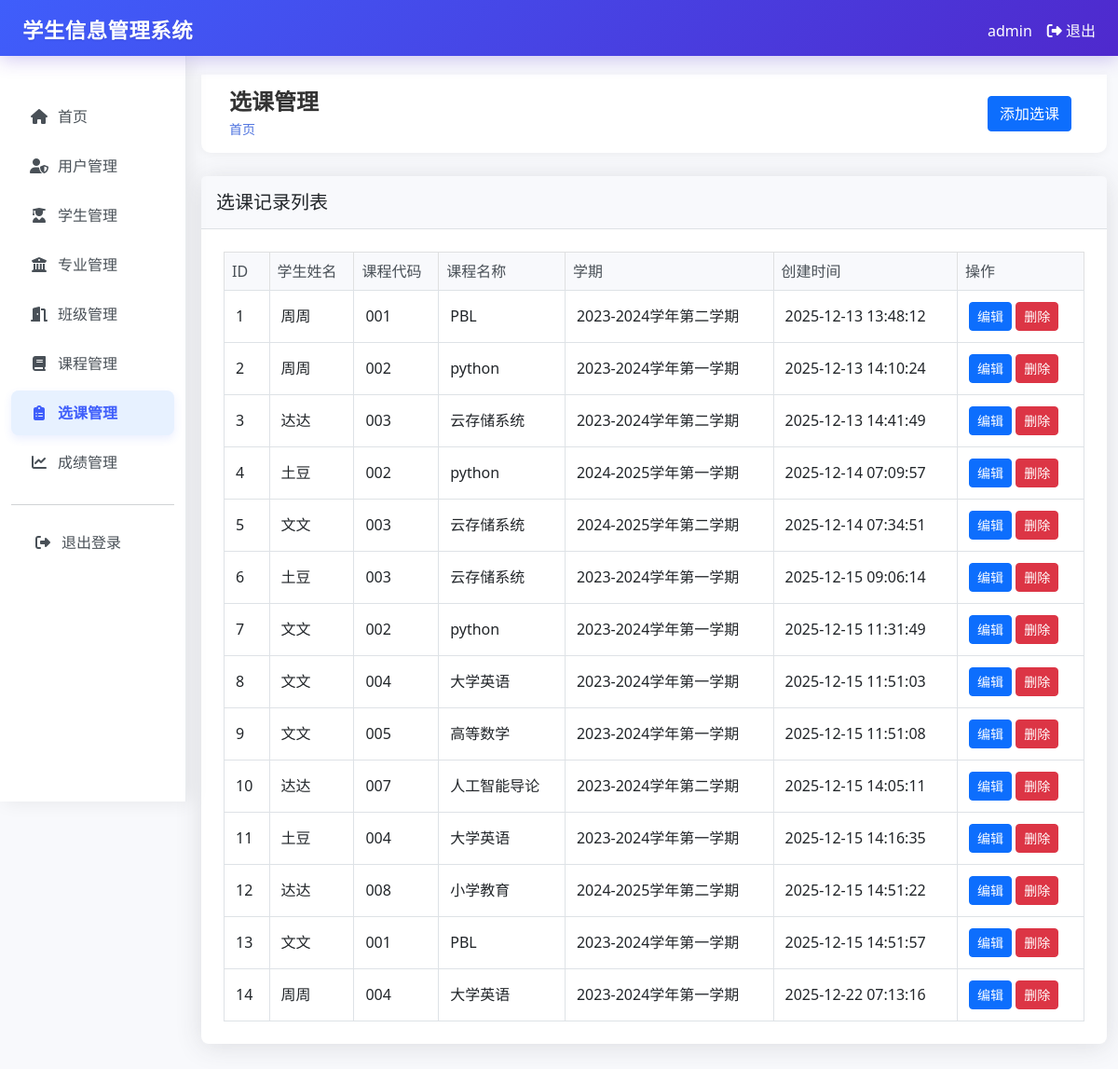
The page /enrollments (signed in) on the database its author committed.
### tables this page shows
CREATE TABLE enrollments (
        id INTEGER PRIMARY KEY AUTOINCREMENT,
        student_id INTEGER,
        course_id INTEGER,
        grade REAL,
        semester TEXT,
        created_at TIMESTAMP DEFAULT CURRENT_TIMESTAMP,
        FOREIGN KEY (student_id) REFERENCES students (id),
        FOREIGN KEY (course_id) REFERENCES courses (id)
    );

CREATE TABLE students (
        id INTEGER PRIMARY KEY AUTOINCREMENT,
        student_id TEXT UNIQUE NOT NULL,
        name TEXT NOT NULL,
        gender TEXT NOT NULL,
        birth_date TEXT,
        address TEXT,
        phone TEXT,
        email TEXT,
        major_id INTEGER,
        class_id INTEGER,
        enrollment_date TEXT,
        created_by INTEGER,
        created_at TIMESTAMP DEFAULT CURRENT_TIMESTAMP, avatar TEXT,
        FOREIGN KEY (major_id) REFERENCES majors (id),
        FOREIGN KEY (class_id) REFERENCES classes (id),
        FOREIGN KEY (created_by) REFERENCES users (id)
    );

CREATE TABLE courses (id INTEGER PRIMARY KEY AUTOINCREMENT, code TEXT UNIQUE NOT NULL, name TEXT NOT NULL, teacher TEXT, description TEXT, credits INTEGER, created_at TIMESTAMP DEFAULT CURRENT_TIMESTAMP, major_id INTEGER, class_time TEXT, location TEXT, max_students INTEGER DEFAULT 50);

### app.py (the view, shortened to what this page needs)
@app.route("/enrollments")
@login_required
def enrollments():
    conn = get_db_connection()
    if session.get("role") == "admin":
        enrollments = conn.execute("""
            SELECT e.*, s.name as student_name, s.student_id, c.name as course_name, c.code
            FROM enrollments e
            JOIN students s ON e.student_id = s.id
            JOIN courses c ON e.course_id = c.id
            ORDER BY e.id ASC
        """).fetchall()
    conn.close()
    return render_template("enrollments/index.html", enrollments=enrollments)

### app.py (called while the page is built)
def login_required(f):
    @wraps(f)
    def decorated_function(*args, **kwargs):
        if "user_id" not in session:
            return redirect(url_for("login"))
        return f(*args, **kwargs)
    return decorated_function

def get_db_connection():
    conn = sqlite3.connect("student_management.db")
    conn.row_factory = sqlite3.Row
    return conn

### templates/enrollments/index.html (shortened to what this page needs)
{% extends "base.html" %}
{% block header %}选课管理{% endblock %}
{% block actions %}
<a href="{{ url_for('create_enrollment') }}" class="btn btn-primary">添加选课</a>
{% endblock %}
{% block content %}
<div class="card">
    <div class="card-header">
        <h5 class="card-title mb-0">选课记录列表</h5>
    </div>
    <div class="card-body">
        <div class="table-responsive">
            <table class="table table-bordered table-hover">
                <thead class="table-light">
                    <tr>
                        <th>ID</th>
                        <th>学生姓名</th>
                        <th>课程代码</th>
                        <th>课程名称</th>
                        <th>学期</th>
                        <th>创建时间</th>
                        <th>操作</th>
                    </tr>
                </thead>
                <tbody>
                    {% for enrollment in enrollments %}
                    <tr>
                        <td>{{ loop.index }}</td>
                        <td>{{ enrollment.student_name }}</td>
                        <td>{{ enrollment.code }}</td>
                        <td>{{ enrollment.course_name }}</td>
                        <td>
                            {% if enrollment.semester == "2024-2025-1" %}2024-2025学年第一学期
                            {% elif enrollment.semester == "2024-2025-2" %}2024-2025学年第二学期
                            {% elif enrollment.semester == "2023-2024-1" %}2023-2024学年第一学期
                            {% elif enrollment.semester == "2023-2024-2" %}2023-2024学年第二学期
                            {% else %}{{ enrollment.semester }}
                            {% endif %}
                        </td>
                        <td>{{ enrollment.created_at }}</td>
                        <td>
                            <a href="{{ url_for('edit_enrollment', enrollment_id=enrollment.id) }}" class="btn btn-sm btn-primary">编辑</a>
                            <form action="{{ url_for('delete_enrollment', enrollment_id=enrollment.id) }}" method="post" style="display: inline;" onsubmit="return confirm('确定要删除此选课记录吗？');">
                                <button type="submit" class="btn btn-sm btn-danger">删除</button>
                            </form>
                        </td>
                    </tr>
                    {% endfor %}
                </tbody>
            </table>
        </div>
    </div>
</div>
{% endblock %}

### templates/base.html (style rules this page uses)
.card { margin-bottom: 20px; }
body { font-family: 'Segoe UI', Tahoma, Geneva, Verdana, sans-serif; background-color: #f8f9fc; color: #495057; }
.card { border: none; border-radius: 0.5rem; box-shadow: 0 0.15rem 1.75rem 0 rgba(58, 59, 69, 0.15); }
.card-header { background-color: #f8f9fc; border-bottom: 1px solid #dee2e6; padding: 1rem; }
.card-body { padding: 1.5rem; }
.table { margin-bottom: 0; }
.table th { background-color: #f8f9fc; font-weight: 500; color: #495057; border-bottom: 1px solid #dee2e6; }
.table td { vertical-align: middle; padding: 0.75rem; }
.btn { border-radius: 0.25rem; font-weight: 500; transition: all 0.3s ease; }
.btn-danger { background-color: #dc3545; border-color: #dc3545; }

### rows shown on the page
enrollments: student_name "周周", code "001", course_name "PBL", semester "2023-2024学年第二学期", created_at "2025-12-13 13:48:12"
enrollments: student_name "周周", code "002", course_name "python", semester "2023-2024学年第一学期", created_at "2025-12-13 14:10:24"
enrollments: student_name "达达", code "003", course_name "云存储系统", semester "2023-2024学年第二学期", created_at "2025-12-13 14:41:49"
enrollments: student_name "土豆", code "002", course_name "python", semester "2024-2025学年第一学期", created_at "2025-12-14 07:09:57"
enrollments: student_name "文文", code "003", course_name "云存储系统", semester "2024-2025学年第二学期", created_at "2025-12-14 07:34:51"
enrollments: student_name "土豆", code "003", course_name "云存储系统", semester "2023-2024学年第一学期", created_at "2025-12-15 09:06:14"
enrollments: student_name "文文", code "002", course_name "python", semester "2023-2024学年第一学期", created_at "2025-12-15 11:31:49"
enrollments: student_name "文文", code "004", course_name "大学英语", semester "2023-2024学年第一学期", created_at "2025-12-15 11:51:03"
enrollments: student_name "文文", code "005", course_name "高等数学", semester "2023-2024学年第一学期", created_at "2025-12-15 11:51:08"
enrollments: student_name "达达", code "007", course_name "人工智能导论", semester "2023-2024学年第二学期", created_at "2025-12-15 14:05:11"
enrollments: student_name "土豆", code "004", course_name "大学英语", semester "2023-2024学年第一学期", created_at "2025-12-15 14:16:35"
enrollments: student_name "达达", code "008", course_name "小学教育", semester "2024-2025学年第二学期", created_at "2025-12-15 14:51:22"
enrollments: student_name "文文", code "001", course_name "PBL", semester "2023-2024学年第一学期", created_at "2025-12-15 14:51:57"
enrollments: student_name "周周", code "004", course_name "大学英语", semester "2023-2024学年第一学期", created_at "2025-12-22 07:13:16"

### other values the page prints
{{ session.username }} "admin"
